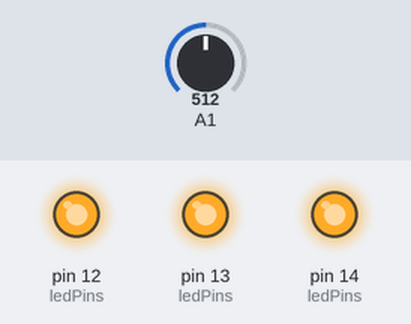
The sketch below on a simulated Arduino Uno, built with avr-gcc and run on an emulated ATmega328P. On the bench: output pins drawn as LEDs (lit = HIGH). The inputs (shaded band) are chosen by the test bench; at power-on: A1 = 512. What the sketch prints to the serial monitor is not drawn.

Above: at 0.1 s.
Timing chart, 0 to 1.6 s (numbered marks = the images above):
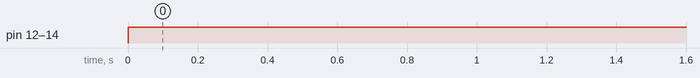

The sketch:

LDR.ino
```cpp
/*
  LDR
  Controla os LEDs com base na luminosidade do ambiente. Foi utilizado um filtro de média para evitar oscilações no limiar de luminosidade.
  Alem disso foi adicionada uma histerese para evitar repetidas trocas de estado dos LEDs quando a luminosidade está próxima do limiar.

  Autor: Fabio Souza
  Data: 30/08/2023
*/

//mapeamento de pinos
#define LED_VERMELHO 14   // Pino do LED Vermelho
#define LED_VERDE 13      // Pino do LED Verde
#define LED_AZUL 12       // Pino do LED Azul
#define BOTAO_1 7         // Pino do Botão 1
#define BOTAO_2 6         // Pino do Botão 2
#define BOTAO_3 5         // Pino do Botão 3
#define BOTAO_4 4         // Pino do Botão 4
#define BOTAO_5 3         // Pino do Botão 5
#define BOTAO_6 2         // Pino do Botão 6
#define BUZZER 17         // Pino do Buzzer
#define DHT11 15          // Pino do DHT11
#define LDR 1             // Pino do LDR
#define OLED_SDA 8        // Pino SDA do OLED
#define OLED_SCL 9        // Pino SCL do OLED

//mapeamento de botões
#define BT_UP BOTAO_1     // Botão UP - botão 1
#define BT_DOWN BOTAO_4   // Botão DOWN - botão 4
#define BT_LEFT BOTAO_2   // Botão LEFT - botão 2
#define BT_RIGHT BOTAO_3  // Botão RIGHT - botão 3
#define BT_A BOTAO_6      // Botão A - botão 6
#define BT_B BOTAO_5      // Botão B - botão 5

const int ldrPin = LDR;       // Pino do LDR
const int ledPins[] = {LED_VERMELHO, LED_VERDE, LED_AZUL}; // Pinos dos LEDs Vermelho, Verde e Azul

const int numReadings = 10; // Número de leituras para a média
int readings[numReadings];  // Armazena as leituras do LDR
int indice = 0;              // Índice atual das leituras
long total = 0;             // Soma das leituras para cálculo da média

int ledThreshold = 500;     // Limiar de luminosidade para acender os LEDs
int hysteresis = 50;        // Histerese para evitar oscilações

void setup() {
  pinMode(ldrPin, INPUT); // Configura o pino do LDR como entrada

  for (int i = 0; i < sizeof(ledPins) / sizeof(ledPins[0]); i++) {
    pinMode(ledPins[i], OUTPUT);                                      // Configura os pinos dos LEDs como saída
  }

  Serial.begin(9600); // Inicializa a comunicação serial
}

void loop() {
  // Leitura do LDR e filtro de média
  total = total - readings[indice];         // Subtrai o valor mais antigo
  readings[indice] = analogRead(ldrPin)>>3; //desloca 3 bits para deixar valor em 10 bits
  total = total + readings[indice];         // Adiciona o valor mais recente
  indice = (indice + 1) % numReadings;      // Avança para o próximo índice
  int average = total / numReadings;        // Calcula a média

  // Controle dos LEDs baseado na luminosidade
  if (average < ledThreshold + hysteresis) {                          // Se a luminosidade for menor que o limiar + histerese
    for (int i = 0; i < sizeof(ledPins) / sizeof(ledPins[0]); i++) {  // Percorre todos os LEDs
      digitalWrite(ledPins[i], HIGH); // Acende os LEDs               // Acende os LEDs RGB - cor branca
    }
  } else if (average > ledThreshold - hysteresis) {                   // Se a luminosidade for maior que o limiar - histerese
    for (int i = 0; i < sizeof(ledPins) / sizeof(ledPins[0]); i++) {  // Percorre todos os LEDs
      digitalWrite(ledPins[i], LOW);                                  // Apaga os LEDs
    }
  }

  // Imprime o valor da luminosidade no monitor serial
  Serial.print("Luminosidade: ");
  Serial.println(average);

  delay(100); // Pequeno atraso para evitar atualizações muito rápidas
}
```

Measured:
- by itself, pin 12 (ledPins), pin 13 (ledPins), pin 14 (ledPins): LOW → HIGH at 0.00 s
